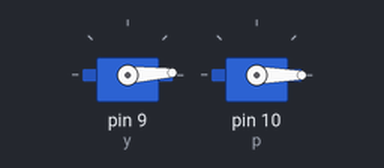
A sketch run on a simulated Arduino Uno, built with avr-gcc and run on an emulated ATmega328P. Parts: 2 × servo.

Above: at 0.05 s.
At 3.05 s:
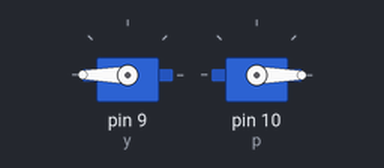
At 6.05 s:
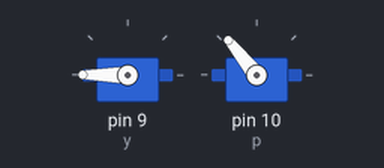
At 12.05 s:
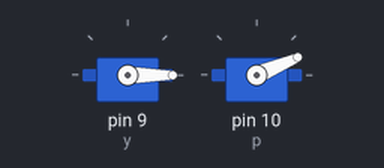
Timing chart, 0 to 16.1 s (numbered marks = the images above):
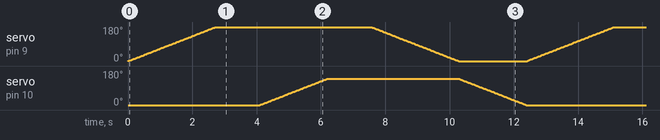

The sketch:

smooth_p1_and_p2_movement.ino
```cpp
#include <Servo.h>

Servo y;
Servo p;// create servo object to control a servo
// twelve servo objects can be created on most boards

int pos = 0;    // variable to store the servo position

void setup() {
  y.attach(9);  // attaches the servo on pin 9 to the servo object
  p.attach(10);

  p.write(0);
  y.write(0);

}

void loop() {

  for (pos = 0; pos <= 270; pos += 1)
  {
    y.write(pos);
    delay(15);
  }

  for (pos = 0; pos <= 139; pos += 1) {
    // in steps of 1 degree
    p.write(pos);
    delay(15);
  }
  for (pos = 270; pos >= 0; pos -=1)
  {
    y.write(pos);
    delay(15);
  }

  for (pos = 139; pos >= 0; pos -= 1) {
    p.write(pos);
    delay(15);
  }
}
```
